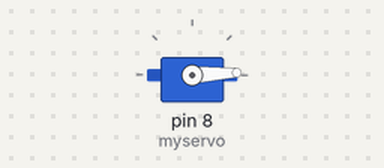
The sketch below on a simulated Arduino Uno, built with avr-gcc and run on an emulated ATmega328P. Parts: servo.

Above: at 0.05 s.
At 0.7 s:
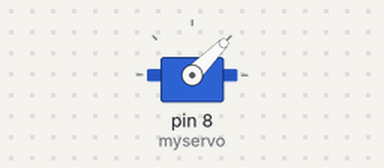
At 1.35 s:
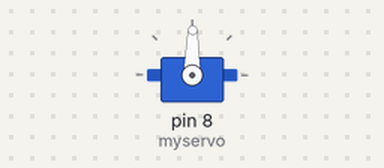
At 2.7 s:
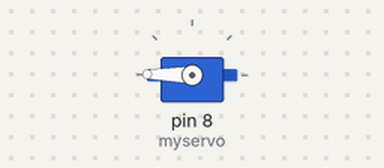
Timing chart, 0 to 6.2 s (numbered marks = the images above):
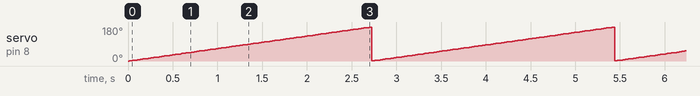

Measured:
- by itself, servo on pin 8 (myservo): ramps from 1° to 179° and jumps back, once every 2.7 s

The sketch:

20240105_servo.ino
```cpp
#include <Servo.h>
Servo myservo;
void setup() {
  myservo.attach(8);
}
void loop() {
  for(int angle = 0; angle < 180; angle++){
    myservo.write(angle);
    delay(15);
  }
  /*myservo.write(10);
  delay(1000);
  myservo.write(120);
  delay(1000);*/
}
```
